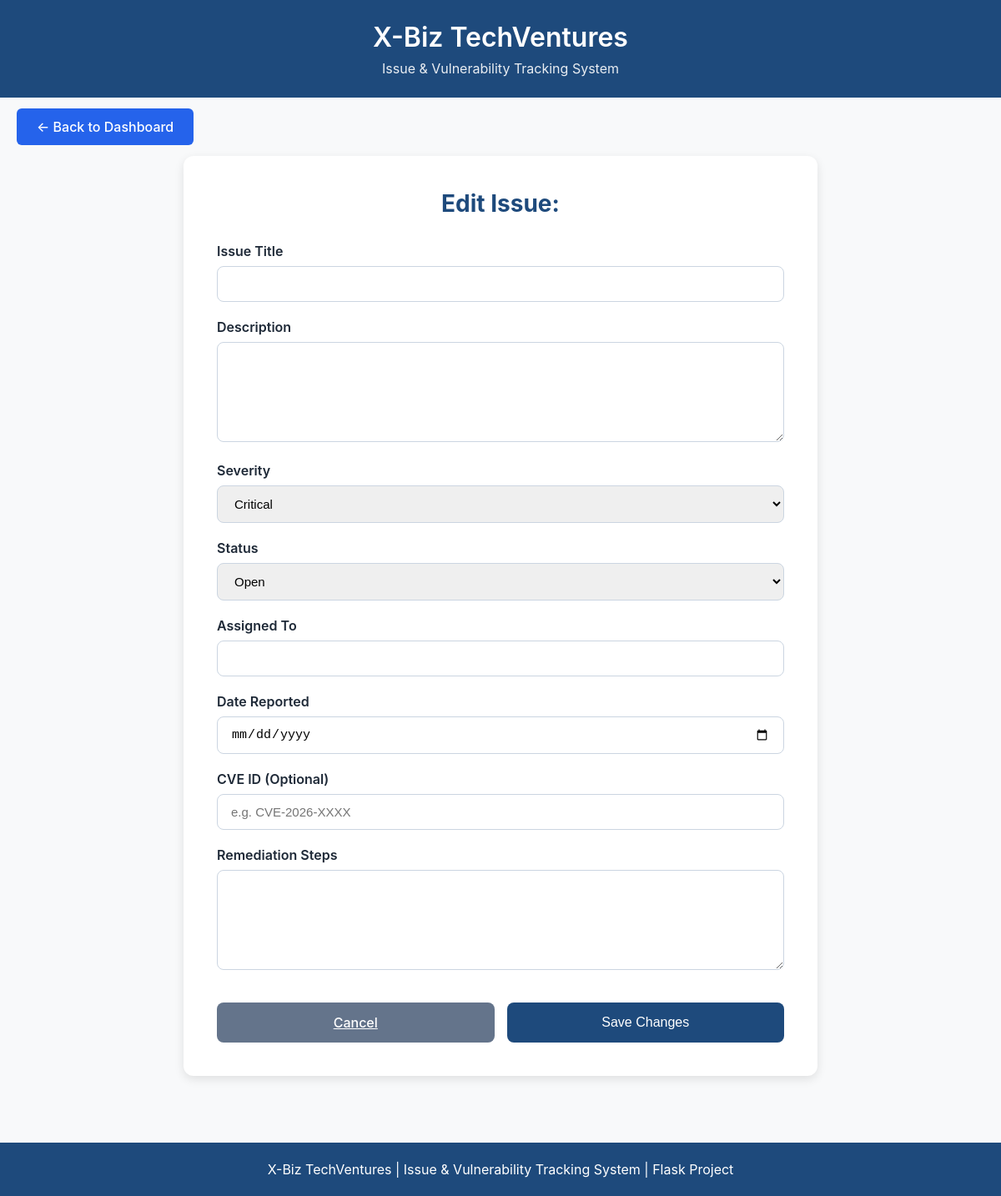
The page /edit_issue/10 on the database as committed earlier.
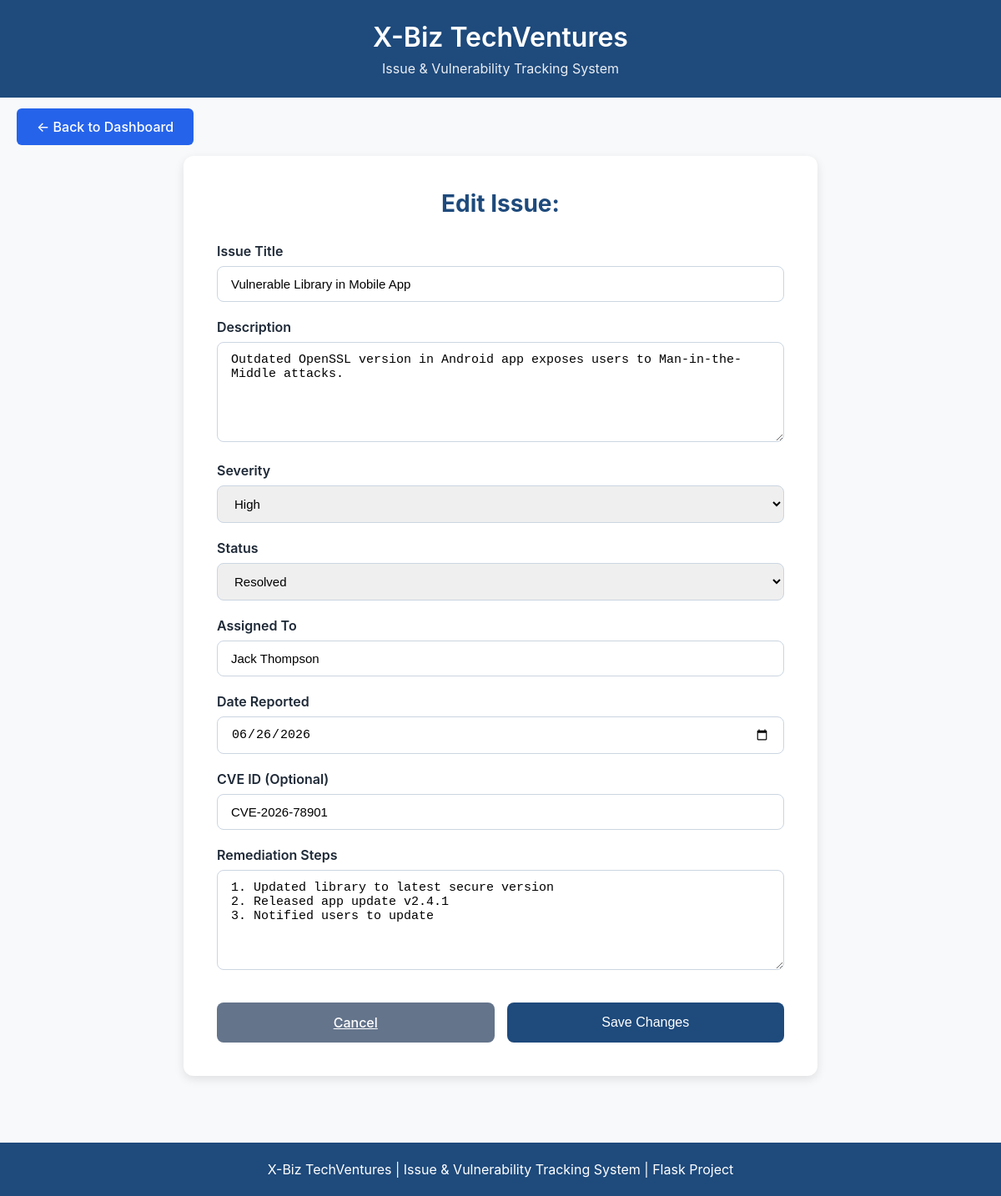
The same page on the database as committed later.
### tables this page shows
CREATE TABLE issues(
            id INTEGER PRIMARY KEY AUTOINCREMENT,
            title TEXT NOT NULL,
            description TEXT NOT NULL,
            severity TEXT NOT NULL,
            status TEXT NOT NULL,
            assigned_to TEXT,
            date_reported DATE,
            cve TEXT,
            remediation TEXT,
            created_at TIMESTAMP DEFAULT CURRENT_TIMESTAMP,
            last_updated TIMESTAMP DEFAULT CURRENT_TIMESTAMP
        );

### app.py (the view, shortened to what this page needs)
@app.route("/edit_issue/<int:id>", methods=["GET", "POST"])
def edit_issue(id):
    connection = sqlite3.connect("issues.db")
    connection.row_factory = sqlite3.Row
    cursor = connection.cursor()
    cursor.execute("SELECT * FROM issues WHERE id=?", (id,))
    issue = cursor.fetchone()
    connection.close()
    return render_template("edit_issues.html", issue=issue)

### templates/edit_issues.html (shortened to what this page needs)
<!DOCTYPE html>
<html lang="en">
<head>
</head>
<body>
<header>
    <div class="header-content">
        <h1>X-Biz TechVentures</h1>
        <p class="subtitle">Issue &amp; Vulnerability Tracking System</p>
    </div>
</header>
<div class="nav">
    <a href="/" class="btn" style="padding:12px 24px; background:#2563eb; color:white; text-decoration:none; border-radius:6px;">
        ← Back to Dashboard
    </a>
</div>
<div class="container">
    <div class="card">
        <h2>Edit Issue:</h2>
        <form action="/edit_issue/{{ issue.id }}" method="POST">
            <div class="form-group">
                <label>Issue Title</label>
                <input type="text" name="title" value="{{ issue.title }}" required>
            </div>
            <div class="form-group">
                <label>Description</label>
                <textarea name="description" required>{{ issue.description }}</textarea>
            </div>
            <div class="form-group">
                <label>Severity</label>
                <select name="severity" required>
                    <option value="Critical" {% if issue.severity == "Critical" %}selected{% endif %}>Critical</option>
                    <option value="High" {% if issue.severity == "High" %}selected{% endif %}>High</option>
                </select>
            </div>
            <div class="form-group">
                <label>Status</label>
                <select name="status" required>
                    <option value="Open" {% if issue.status == "Open" %}selected{% endif %}>Open</option>
                    <option value="Resolved" {% if issue.status == "Resolved" %}selected{% endif %}>Resolved</option>
                </select>
            </div>
            <div class="form-group">
                <label>Assigned To</label>
                <input type="text" name="assigned_to" value="{{ issue.assigned_to or '' }}">
            </div>
            <div class="form-group">
                <label>Date Reported</label>
                <input type="date" name="date_reported" value="{{ issue.date_reported }}">
            </div>
            <div class="form-group">
                <label>CVE ID (Optional)</label>
                <input type="text" name="cve" value="{{ issue.cve or '' }}" placeholder="e.g. CVE-2026-XXXX">
            </div>
            <div class="form-group">
                <label>Remediation Steps</label>
                <textarea name="remediation">{{ issue.remediation or '' }}</textarea>
            </div>
            <div class="buttons">
                <a href="/issues" class="btn cancel">Cancel</a>
                <button type="submit" class="btn save">Save Changes</button>
            </div>
        </form>
    </div>
</div>
<footer class="footer">
    X-Biz TechVentures | Issue &amp; Vulnerability Tracking System | Flask Project
</footer>
</body>
</html>

Rows that differ between the two databases and show on the page:
added issues: title "Vulnerable Library in Mobile App", description "Outdated OpenSSL version in Android app exposes users to Man-in-the-Middle attacks.", severity "High", status "Resolved", assigned_to "Jack Thompson", date_reported "06/26/2026", cve "CVE-2026-78901", remediation "1. Updated library to latest secure version 2. Released app update v2.4.1 3. Notified users to update"
Other text that changed with them:
form field severity: "Critical" → (not shown)
form field status: "Open" → (not shown)
